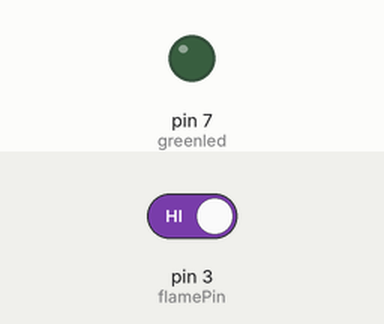
Simulated run of this sketch. Board: Arduino Uno, built with avr-gcc and run on an emulated ATmega328P. Shown: output pins drawn as LEDs (lit = HIGH). The inputs (shaded band) are chosen by the test bench; at power-on: pin 3 (flamePin) HIGH.

Above: at 1.2 s.
1.3 s: pin 3 (flamePin) driven LOW
At 2.3 s:
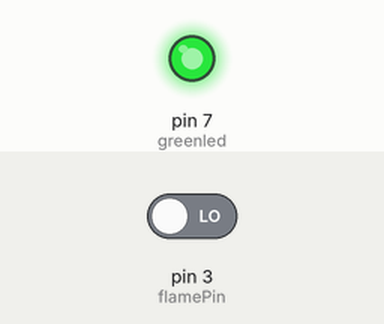
2.8 s: pin 3 (flamePin) driven HIGH
At 3.5 s:
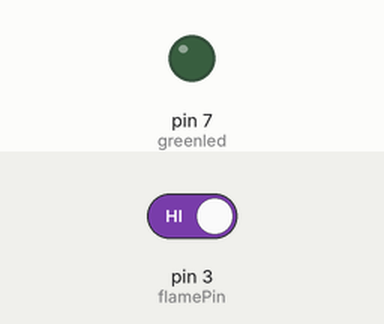
Timing chart, 0 to 5.8 s (numbered marks = the images above; inputs shaded):
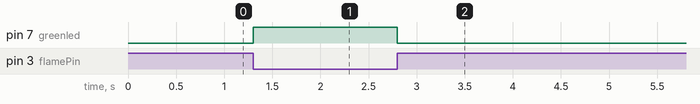

The sketch:

flame-sensor.ino
```cpp
//Viral Science  www.youtube.com/c/viralscience
//Arduino Flame Sensor

const int flamePin = 3;
int Flame = HIGH;
int greenled = 7;
void setup()
{
  pinMode(greenled, OUTPUT);

  pinMode(flamePin, INPUT);
  Serial.begin(9600);
}

void loop()
{
  Flame = digitalRead(flamePin);
  if (Flame== LOW)
  {
    digitalWrite(greenled, HIGH);
  }
  else
  {
    digitalWrite(greenled, LOW);
  }
}
```

Measured:
- after the input at 1.3 s, pin 7 (greenled): LOW → HIGH at once
- after the input at 2.8 s, pin 7 (greenled): HIGH → LOW at once
